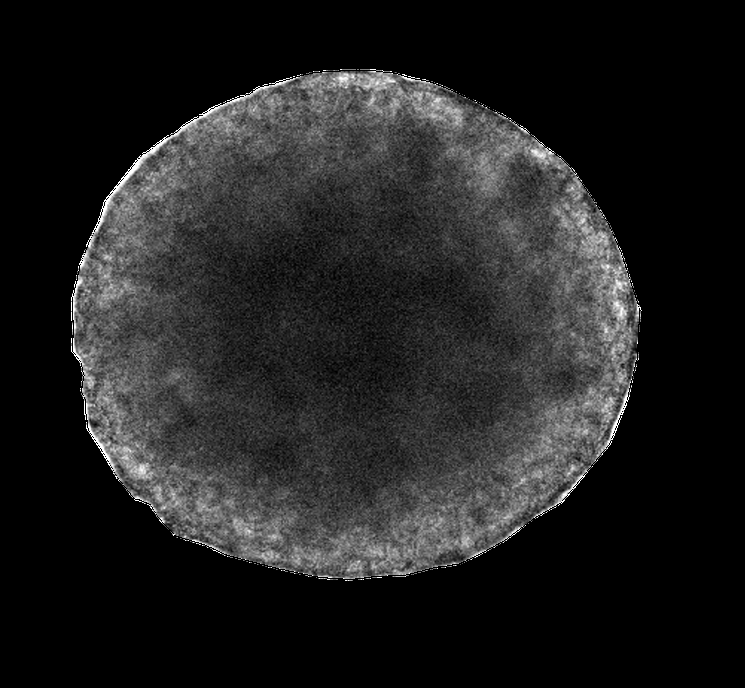
#> input picture TestImages/SpheroidPNG.png, 745 x 688 px, shrunk from 1049 x 969 before the run, found by its file name
$ python CompareInformationDepth.py
#> lines starting #> are read from the running program, lines starting #| are printed output that depends on the picture; after the words box and inside, x2 and y2 are one past the last pixel; in counts of white or black regions, pixels touching at a corner belong together
import cv2
import numpy as np
import matplotlib.pyplot as plt


sphe_path = r"C:\Github\TranslucentSpheroidCompare\TestImages\SpheroidPNG.png"
Bsphe_path = r"C:\Github\TranslucentSpheroidCompare\TestImages\BSpheroidPNG.png"

sphe = cv2.imread(sphe_path, cv2.IMREAD_UNCHANGED)
#> sphe is the input picture: shape (688, 745, 4); mean B, G, R, A 32.5, 32.5, 32.5, 111.1
Bsphe = cv2.imread(Bsphe_path, cv2.IMREAD_UNCHANGED)
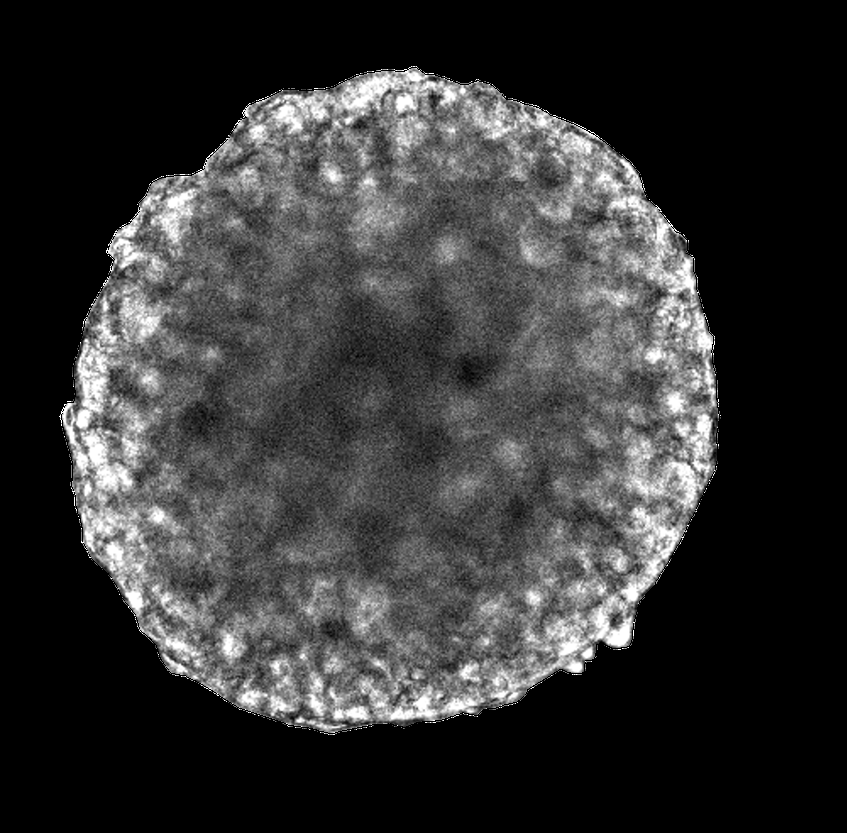
#> input picture TestImages/BSpheroidPNG.png, 847 x 833 px, shrunk from 1193 x 1174 before the run, found by its file name
#> Bsphe is the input picture: shape (833, 847, 4); mean B, G, R, A 52.2, 52.2, 52.2, 120.4

def information_depth(img, n_zones=10):

#> called with n_zones = 10
    if img.shape[2] == 4:
        bgr = img[:, :, :3]
        alpha = img[:, :, 3]
        mask = alpha > 0
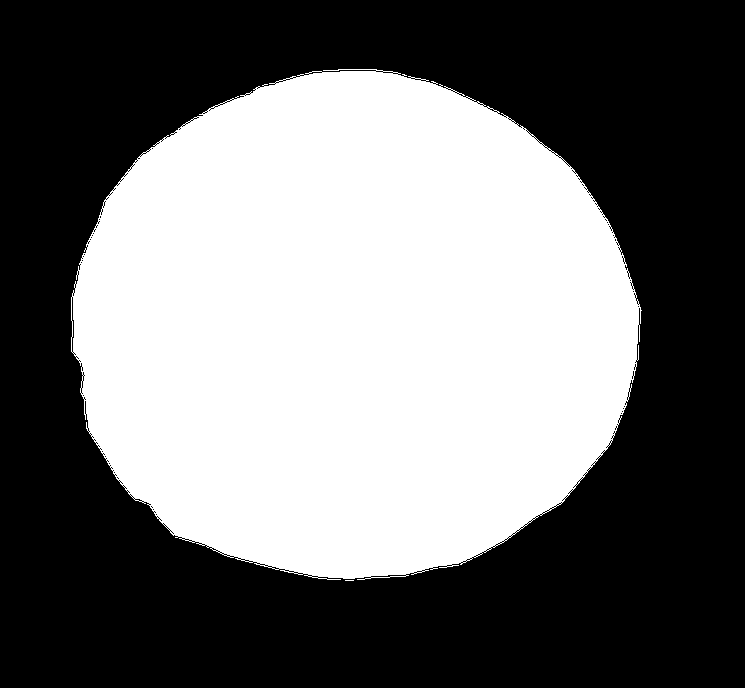
#> mask: shape (688, 745) bool; 44.1% white; 2 white regions (1 under 20 px), largest, box (x1, y1, x2, y2) and area: (71, 69, 642, 580) 226110

    else:
        bgr = img
        gray_temp = cv2.cvtColor(bgr, cv2.COLOR_BGR2GRAY)
        mask = gray_temp > 0

    gray = cv2.cvtColor(bgr, cv2.COLOR_BGR2GRAY)

    ys, xs = np.where(mask)

    cx = xs.mean()
#> cx = 352.4
    cy = ys.mean()
#> cy = 327.2

    y, x = np.indices(gray.shape)

    distance = np.sqrt((x - cx)**2 + (y - cy)**2)
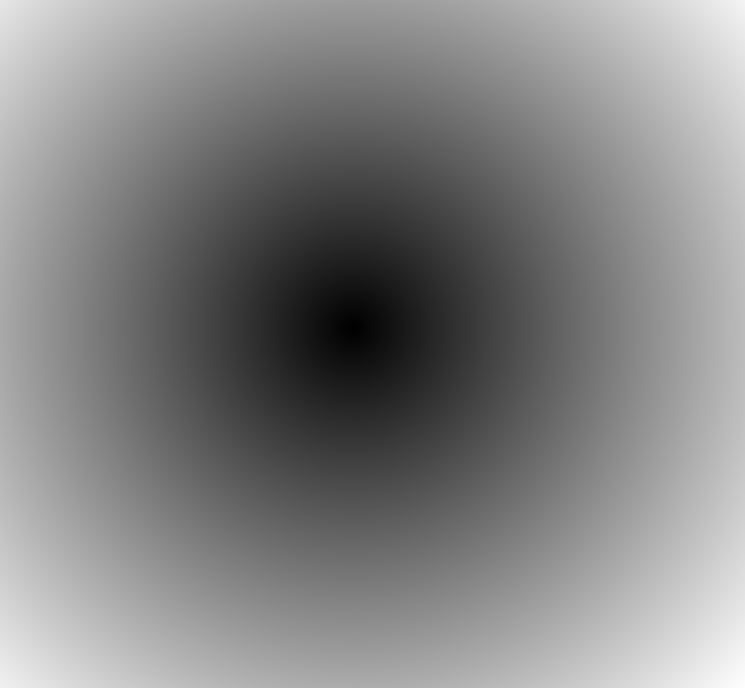
#> distance: shape (688, 745) float64; min 0.421, max 531.8, mean 275.1; drawn with min black and max white

    max_radius = distance[mask].max()
#> max_radius = 289.1
    normalized_radius = distance / max_radius

    edges = np.linspace(0, 1, n_zones + 1)

    mean_intensity = []
    intensity_sd = []
    coefficient_variation = []
    pixel_count = []

    for i in range(n_zones):
        inner = edges[i]
        outer = edges[i + 1]

        zone = (
            mask &
            (normalized_radius >= inner) &
            (normalized_radius < outer)
        )

        values = gray[zone].astype(float)

        if len(values) == 0:
            continue

        mean = np.mean(values)
        sd = np.std(values)

        mean_intensity.append(mean)
        intensity_sd.append(sd)

        if mean != 0:
            coefficient_variation.append(sd / mean)
        else:
            coefficient_variation.append(np.nan)

        pixel_count.append(len(values))
#> this loop made 10 passes
#> (mean, sd) on passes 1 to 10: (26.21, 10.97), (26.06, 10.64), (31.95, 11.63), (35.89, 13.2), (42.68, 13.16), (53.92, 15.38), (69.65, 19.07), (91.78, 25.73), (111.8, 34.91), (128.3, 56.52)
#> after the loop, coefficient_variation = [0.419, 0.408, 0.364, 0.368, 0.308, 0.285, 0.274, 0.28, 0.312, 0.441]; intensity_sd = [10.97, 10.64, 11.63, 13.2, 13.16, 15.38, 19.07, 25.73, 34.91, 56.52]; mean_intensity = [26.21, 26.06, 31.95, 35.89, 42.68, 53.92, 69.65, 91.78, 111.8, 128.3]; pixel_count = [2631, 7876, 13130, 18383, 23631, 28886, 34142, 39397, 42200, 15842]

    depth = (edges[:-1] + edges[1:]) / 2


    return (
        depth,
        np.array(mean_intensity),
        np.array(intensity_sd),
        np.array(coefficient_variation),
        np.array(pixel_count)
    )

sphe_depth, sphe_mean, sphe_sd, sphe_cv, sphe_pixels = \
    information_depth(sphe)
#> sphe_depth = [0.05, 0.15, 0.25, 0.35, 0.45, 0.55, 0.65, 0.75, 0.85, 0.95]; sphe_mean has the same summary as mean_intensity in information_depth; sphe_sd has the same summary as intensity_sd in information_depth; sphe_cv has the same summary as coefficient_variation in information_depth; sphe_pixels has the same summary as pixel_count in information_depth
Bsphe_depth, Bsphe_mean, Bsphe_sd, Bsphe_cv, Bsphe_pixels = \
    information_depth(Bsphe)
#> call 2 of information_depth, with n_zones = 10
#> in information_depth (call 2), `mask = alpha > 0`:
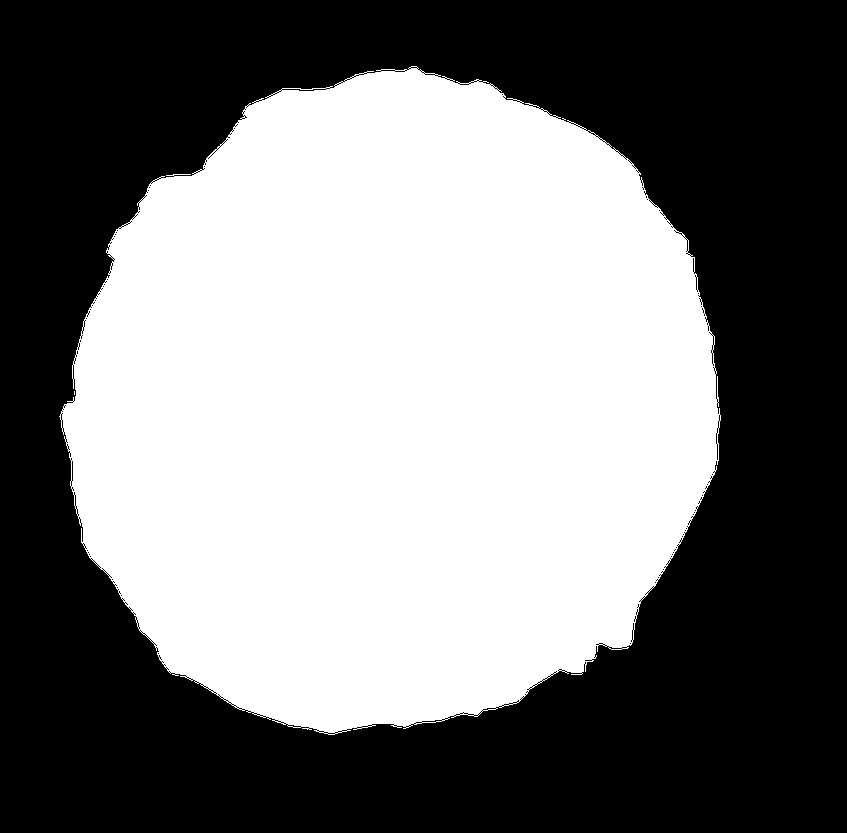
#> mask: shape (833, 847) bool; 47.7% white; 2 white regions (1 under 20 px), largest, box (x1, y1, x2, y2) and area: (59, 66, 721, 735) 336756
#> in information_depth (call 2), `cx = xs.mean()`: cx = 391.7
#> in information_depth (call 2), `cy = ys.mean()`: cy = 404.3
#> in information_depth (call 2), `distance = np.sqrt((x - cx)**2 + (y - cy)**2)`:
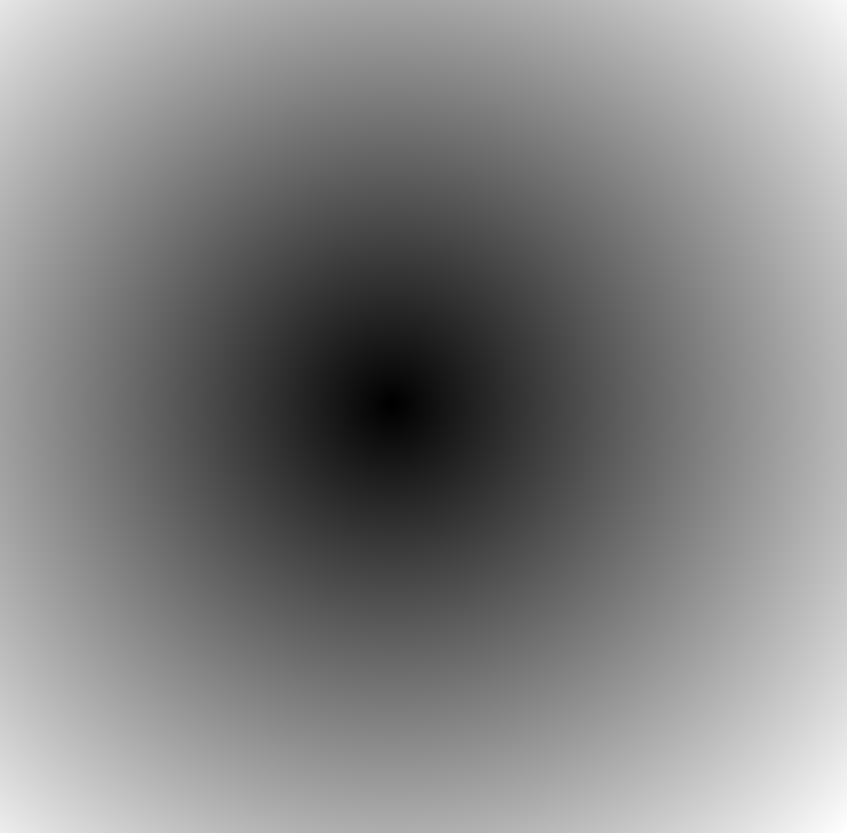
#> distance: shape (833, 847) float64; min 0.404, max 623.9, mean 322.6; drawn with min black and max white
#> in information_depth (call 2), `max_radius = distance[mask].max()`: max_radius = 348.4
#> the loop in information_depth (call 2), `for i in range(n_zones):` made 10 passes
#> (mean, sd) on passes 1 to 10: (60.3, 15.33), (57.08, 18.96), (65.98, 20.15), (77.86, 20.77), (79.87, 21.71), (90.23, 27.03), (102.4, 30.89), (118.2, 41.35), (153, 52.95), (155.4, 62.27)
#> pass 1, in information_depth (call 2), `zone = ( mask & (normalized_radius >= inner) & (normalized_radius < ou..`:
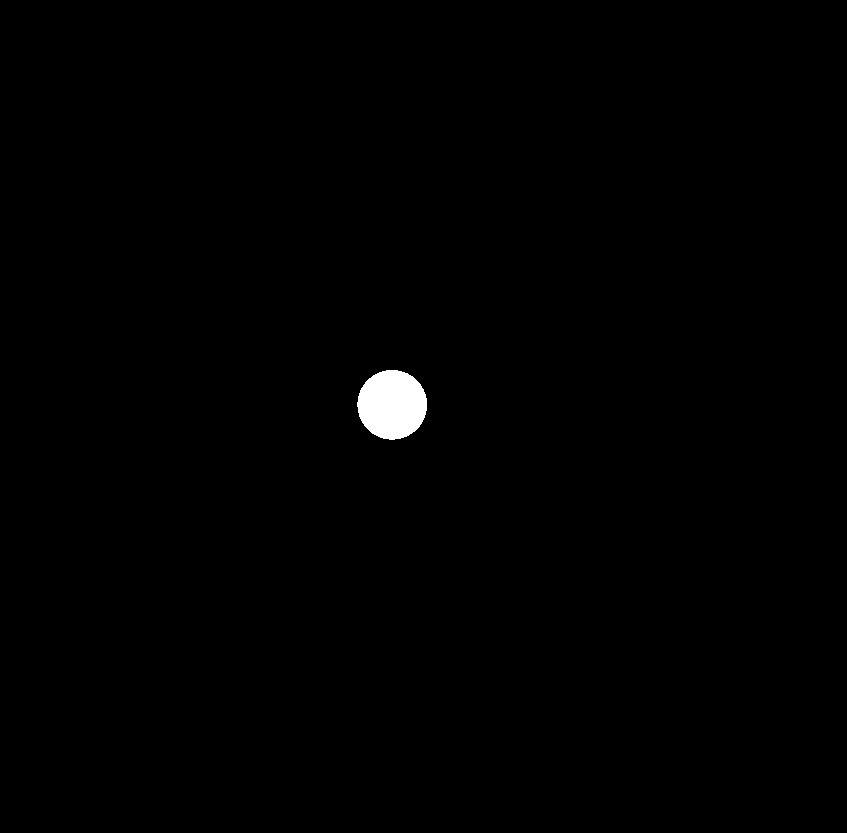
#> zone: shape (833, 847) bool; 0.54% white; 1 white region, box (x1, y1, x2, y2) and area: (357, 370, 427, 440) 3817
#> after the loop in information_depth (call 2), `for i in range(n_zones):`: coefficient_variation = [0.254, 0.332, 0.305, 0.267, 0.272, 0.3, 0.302, 0.35, 0.346, 0.401]; intensity_sd = [15.33, 18.96, 20.15, 20.77, 21.71, 27.03, 30.89, 41.35, 52.95, 62.27]; mean_intensity = [60.3, 57.08, 65.98, 77.86, 79.87, 90.23, 102.4, 118.2, 153, 155.4]; pixel_count = [3817, 11424, 19074, 26689, 34310, 41959, 49561, 57180, 64425, 28320]
#> Bsphe_depth has the same summary as sphe_depth; Bsphe_mean has the same summary as mean_intensity in information_depth; Bsphe_sd has the same summary as intensity_sd in information_depth; Bsphe_cv has the same summary as coefficient_variation in information_depth; Bsphe_pixels has the same summary as pixel_count in information_depth

fig, axes = plt.subplots(1, 3, figsize=(15, 5))

axes[0].plot(
    sphe_depth,
    sphe_mean,
    marker="o",
    linewidth=2,
    label="Normal"
)

axes[0].plot(
    Bsphe_depth,
    Bsphe_mean,
    marker="o",
    linewidth=2,
    label="Translucent"
)

axes[0].set_xlabel(
    "Distance from center\n(normalized)"
)

axes[0].set_ylabel(
    "Mean grayscale intensity"
)

axes[0].set_title(
    "Mean intensity"
)

axes[0].legend()

axes[0].grid(
    alpha=0.25
)

axes[1].plot(
    sphe_depth,
    sphe_sd,
    marker="o",
    linewidth=2,
    label="Normal"
)

axes[1].plot(
    Bsphe_depth,
    Bsphe_sd,
    marker="o",
    linewidth=2,
    label="Translucent"
)

axes[1].set_xlabel(
    "Distance from center\n(normalized)"
)

axes[1].set_ylabel(
    "Intensity standard deviation"
)

axes[1].set_title(
    "Internal intensity variation"
)

axes[1].legend()

axes[1].grid(
    alpha=0.25
)

axes[2].plot(
    sphe_depth,
    sphe_cv,
    marker="o",
    linewidth=2,
    label="Normal"
)

axes[2].plot(
    Bsphe_depth,
    Bsphe_cv,
    marker="o",
    linewidth=2,
    label="Translucent"
)

axes[2].set_xlabel(
    "Distance from center\n(normalized)"
)

axes[2].set_ylabel(
    "Coefficient of variation"
)

axes[2].set_title(
    "Relative internal variation"
)

axes[2].legend()

axes[2].grid(
    alpha=0.25
)

plt.tight_layout()

plt.show()
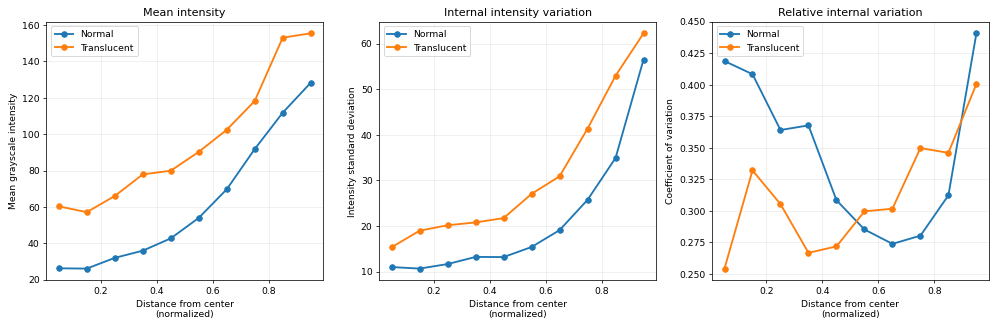
#> figure drawn by matplotlib, 3 panels; panel 1: curve peaks at x = 0.95, y = 128.3; panel 1: curve peaks at x = 0.95, y = 155.4; panel 2: curve peaks at x = 0.95, y = 56.52; panel 2: curve peaks at x = 0.95, y = 62.27
